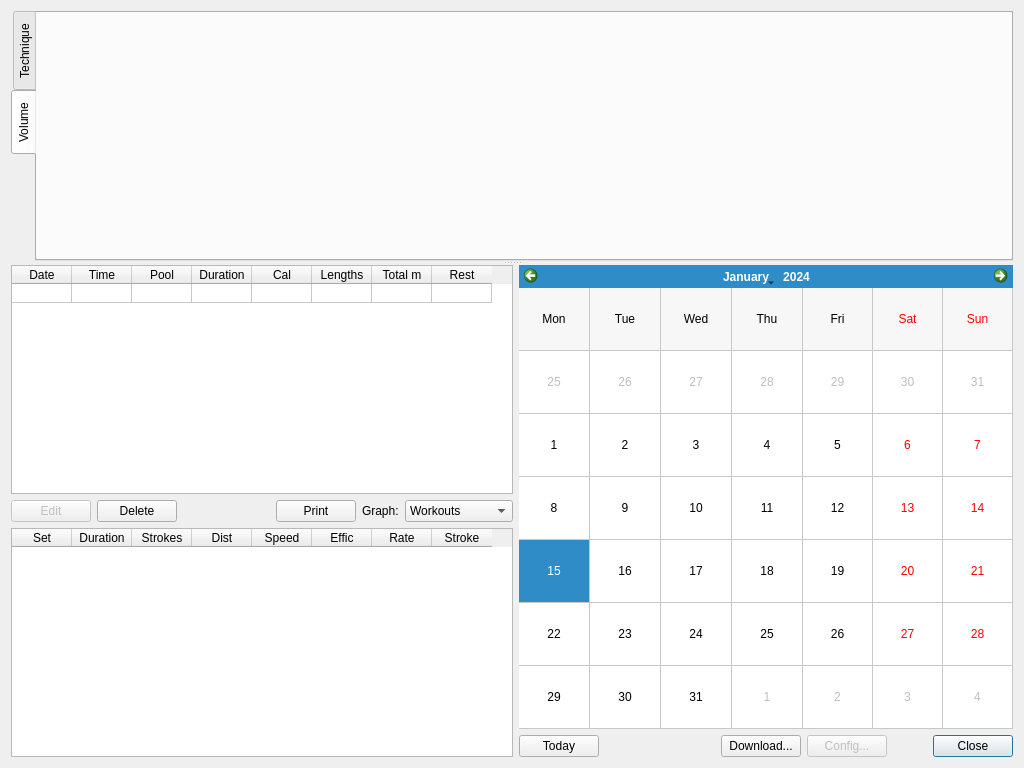
<?xml version="1.0" encoding="UTF-8"?>
<ui version="4.0">
 <class>Summary</class>
 <widget class="QDialog" name="Summary">
  <property name="geometry">
   <rect>
    <x>0</x>
    <y>0</y>
    <width>1024</width>
    <height>768</height>
   </rect>
  </property>
  <property name="windowTitle">
   <string>PoolMate Viewer</string>
  </property>
  <layout class="QGridLayout" name="gridLayout">
   <item row="0" column="0">
    <widget class="QSplitter" name="splitter">
     <property name="orientation">
      <enum>Qt::Vertical</enum>
     </property>
     <widget class="QTabWidget" name="tabs">
      <property name="sizePolicy">
       <sizepolicy hsizetype="Expanding" vsizetype="Maximum">
        <horstretch>0</horstretch>
        <verstretch>0</verstretch>
       </sizepolicy>
      </property>
      <property name="minimumSize">
       <size>
        <width>0</width>
        <height>250</height>
       </size>
      </property>
      <property name="tabPosition">
       <enum>QTabWidget::West</enum>
      </property>
      <property name="currentIndex">
       <number>1</number>
      </property>
      <widget class="QWidget" name="technique">
       <attribute name="title">
        <string>Technique</string>
       </attribute>
       <layout class="QHBoxLayout" name="horizontalLayout">
        <item>
         <widget class="GraphWidget" name="graphWidget" native="true"/>
        </item>
       </layout>
      </widget>
      <widget class="QWidget" name="volume">
       <attribute name="title">
        <string>Volume</string>
       </attribute>
       <layout class="QHBoxLayout" name="horizontalLayout_2">
        <item>
         <widget class="GraphWidget" name="volumeWidget" native="true"/>
        </item>
       </layout>
      </widget>
     </widget>
     <widget class="QWidget" name="layoutWidget">
      <layout class="QHBoxLayout" name="bottomLayout">
       <item>
        <layout class="QVBoxLayout" name="verticalLayout">
         <item>
          <widget class="QTableWidget" name="workoutGrid">
           <property name="minimumSize">
            <size>
             <width>502</width>
             <height>0</height>
            </size>
           </property>
           <property name="alternatingRowColors">
            <bool>true</bool>
           </property>
           <property name="selectionMode">
            <enum>QAbstractItemView::ExtendedSelection</enum>
           </property>
           <property name="selectionBehavior">
            <enum>QAbstractItemView::SelectRows</enum>
           </property>
           <property name="rowCount">
            <number>1</number>
           </property>
           <property name="columnCount">
            <number>8</number>
           </property>
           <attribute name="horizontalHeaderDefaultSectionSize">
            <number>60</number>
           </attribute>
           <attribute name="horizontalHeaderMinimumSectionSize">
            <number>30</number>
           </attribute>
           <attribute name="verticalHeaderVisible">
            <bool>false</bool>
           </attribute>
           <attribute name="verticalHeaderDefaultSectionSize">
            <number>19</number>
           </attribute>
           <row/>
           <column>
            <property name="text">
             <string>Date</string>
            </property>
           </column>
           <column>
            <property name="text">
             <string>Time</string>
            </property>
           </column>
           <column>
            <property name="text">
             <string>Pool</string>
            </property>
           </column>
           <column>
            <property name="text">
             <string>Duration</string>
            </property>
           </column>
           <column>
            <property name="text">
             <string>Cal</string>
            </property>
           </column>
           <column>
            <property name="text">
             <string>Lengths</string>
            </property>
           </column>
           <column>
            <property name="text">
             <string>Total m</string>
            </property>
           </column>
           <column>
            <property name="text">
             <string>Rest</string>
            </property>
           </column>
           <item row="0" column="0">
            <property name="text">
             <string/>
            </property>
           </item>
           <item row="0" column="1">
            <property name="text">
             <string/>
            </property>
           </item>
           <item row="0" column="2">
            <property name="text">
             <string/>
            </property>
           </item>
           <item row="0" column="3">
            <property name="text">
             <string/>
            </property>
           </item>
           <item row="0" column="4">
            <property name="text">
             <string/>
            </property>
           </item>
           <item row="0" column="5">
            <property name="text">
             <string/>
            </property>
           </item>
           <item row="0" column="6">
            <property name="text">
             <string/>
            </property>
           </item>
           <item row="0" column="7">
            <property name="text">
             <string/>
            </property>
           </item>
          </widget>
         </item>
         <item>
          <layout class="QHBoxLayout" name="buttonLayout2">
           <item>
            <widget class="QPushButton" name="editButton">
             <property name="enabled">
              <bool>false</bool>
             </property>
             <property name="text">
              <string>Edit</string>
             </property>
            </widget>
           </item>
           <item>
            <widget class="QPushButton" name="deleteButton">
             <property name="enabled">
              <bool>true</bool>
             </property>
             <property name="text">
              <string>Delete</string>
             </property>
            </widget>
           </item>
           <item>
            <spacer name="horizontalSpacer_2">
             <property name="orientation">
              <enum>Qt::Horizontal</enum>
             </property>
             <property name="sizeType">
              <enum>QSizePolicy::MinimumExpanding</enum>
             </property>
             <property name="sizeHint" stdset="0">
              <size>
               <width>40</width>
               <height>20</height>
              </size>
             </property>
            </spacer>
           </item>
           <item>
            <widget class="QPushButton" name="printButton">
             <property name="text">
              <string>Print</string>
             </property>
            </widget>
           </item>
           <item>
            <widget class="QLabel" name="label">
             <property name="text">
              <string>Graph:</string>
             </property>
            </widget>
           </item>
           <item>
            <widget class="QComboBox" name="viewCombo">
             <item>
              <property name="text">
               <string>Workouts</string>
              </property>
             </item>
             <item>
              <property name="text">
               <string>Weekly</string>
              </property>
             </item>
             <item>
              <property name="text">
               <string>Monthly</string>
              </property>
             </item>
             <item>
              <property name="text">
               <string>Year by week</string>
              </property>
             </item>
             <item>
              <property name="text">
               <string>Year by month</string>
              </property>
             </item>
            </widget>
           </item>
          </layout>
         </item>
         <item>
          <widget class="QTableWidget" name="setGrid">
           <property name="minimumSize">
            <size>
             <width>501</width>
             <height>0</height>
            </size>
           </property>
           <property name="alternatingRowColors">
            <bool>true</bool>
           </property>
           <property name="selectionBehavior">
            <enum>QAbstractItemView::SelectRows</enum>
           </property>
           <attribute name="horizontalHeaderDefaultSectionSize">
            <number>60</number>
           </attribute>
           <attribute name="horizontalHeaderMinimumSectionSize">
            <number>30</number>
           </attribute>
           <attribute name="verticalHeaderVisible">
            <bool>false</bool>
           </attribute>
           <attribute name="verticalHeaderDefaultSectionSize">
            <number>19</number>
           </attribute>
           <column>
            <property name="text">
             <string>Set</string>
            </property>
           </column>
           <column>
            <property name="text">
             <string>Duration</string>
            </property>
           </column>
           <column>
            <property name="text">
             <string>Strokes</string>
            </property>
           </column>
           <column>
            <property name="text">
             <string>Dist</string>
            </property>
           </column>
           <column>
            <property name="text">
             <string>Speed</string>
            </property>
           </column>
           <column>
            <property name="text">
             <string>Effic</string>
            </property>
           </column>
           <column>
            <property name="text">
             <string>Rate</string>
            </property>
           </column>
           <column>
            <property name="text">
             <string>Stroke</string>
            </property>
           </column>
          </widget>
         </item>
        </layout>
       </item>
       <item>
        <layout class="QVBoxLayout" name="calendarLayout">
         <item>
          <widget class="CalendarWidget" name="calendarWidget">
           <property name="autoFillBackground">
            <bool>true</bool>
           </property>
           <property name="firstDayOfWeek">
            <enum>Qt::Monday</enum>
           </property>
           <property name="gridVisible">
            <bool>true</bool>
           </property>
           <property name="horizontalHeaderFormat">
            <enum>QCalendarWidget::ShortDayNames</enum>
           </property>
           <property name="verticalHeaderFormat">
            <enum>QCalendarWidget::NoVerticalHeader</enum>
           </property>
          </widget>
         </item>
         <item>
          <layout class="QHBoxLayout" name="buttonLayout">
           <item>
            <widget class="QPushButton" name="pushButton">
             <property name="text">
              <string>Today</string>
             </property>
            </widget>
           </item>
           <item>
            <spacer name="horizontalSpacer_3">
             <property name="orientation">
              <enum>Qt::Horizontal</enum>
             </property>
             <property name="sizeHint" stdset="0">
              <size>
               <width>40</width>
               <height>20</height>
              </size>
             </property>
            </spacer>
           </item>
           <item>
            <widget class="QPushButton" name="downloadButton">
             <property name="text">
              <string>Download...</string>
             </property>
            </widget>
           </item>
           <item>
            <widget class="QPushButton" name="configButton">
             <property name="enabled">
              <bool>false</bool>
             </property>
             <property name="text">
              <string>Config...</string>
             </property>
            </widget>
           </item>
           <item>
            <spacer name="horizontalSpacer">
             <property name="orientation">
              <enum>Qt::Horizontal</enum>
             </property>
             <property name="sizeType">
              <enum>QSizePolicy::Minimum</enum>
             </property>
             <property name="sizeHint" stdset="0">
              <size>
               <width>40</width>
               <height>20</height>
              </size>
             </property>
            </spacer>
           </item>
           <item>
            <widget class="QPushButton" name="closeButton">
             <property name="text">
              <string>Close</string>
             </property>
             <property name="default">
              <bool>true</bool>
             </property>
            </widget>
           </item>
          </layout>
         </item>
        </layout>
       </item>
      </layout>
     </widget>
    </widget>
   </item>
  </layout>
 </widget>
 <customwidgets>
  <customwidget>
   <class>GraphWidget</class>
   <extends>QWidget</extends>
   <header location="global">graphwidget.h</header>
   <container>1</container>
  </customwidget>
  <customwidget>
   <class>CalendarWidget</class>
   <extends>QCalendarWidget</extends>
   <header location="global">calendar.h</header>
  </customwidget>
 </customwidgets>
 <resources/>
 <connections>
  <connection>
   <sender>workoutGrid</sender>
   <signal>itemSelectionChanged()</signal>
   <receiver>Summary</receiver>
   <slot>workoutSelected()</slot>
   <hints>
    <hint type="sourcelabel">
     <x>63</x>
     <y>493</y>
    </hint>
    <hint type="destinationlabel">
     <x>4</x>
     <y>291</y>
    </hint>
   </hints>
  </connection>
  <connection>
   <sender>pushButton</sender>
   <signal>clicked()</signal>
   <receiver>calendarWidget</receiver>
   <slot>showToday()</slot>
   <hints>
    <hint type="sourcelabel">
     <x>575</x>
     <y>760</y>
    </hint>
    <hint type="destinationlabel">
     <x>631</x>
     <y>409</y>
    </hint>
   </hints>
  </connection>
  <connection>
   <sender>viewCombo</sender>
   <signal>activated(int)</signal>
   <receiver>Summary</receiver>
   <slot>scaleChanged(int)</slot>
   <hints>
    <hint type="sourcelabel">
     <x>507</x>
     <y>522</y>
    </hint>
    <hint type="destinationlabel">
     <x>528</x>
     <y>544</y>
    </hint>
   </hints>
  </connection>
  <connection>
   <sender>calendarWidget</sender>
   <signal>clicked(QDate)</signal>
   <receiver>Summary</receiver>
   <slot>selectedDate(QDate)</slot>
   <hints>
    <hint type="sourcelabel">
     <x>713</x>
     <y>464</y>
    </hint>
    <hint type="destinationlabel">
     <x>680</x>
     <y>544</y>
    </hint>
   </hints>
  </connection>
  <connection>
   <sender>downloadButton</sender>
   <signal>clicked()</signal>
   <receiver>Summary</receiver>
   <slot>syncButton()</slot>
   <hints>
    <hint type="sourcelabel">
     <x>831</x>
     <y>760</y>
    </hint>
    <hint type="destinationlabel">
     <x>747</x>
     <y>544</y>
    </hint>
   </hints>
  </connection>
  <connection>
   <sender>editButton</sender>
   <signal>clicked()</signal>
   <receiver>Summary</receiver>
   <slot>editButton()</slot>
   <hints>
    <hint type="sourcelabel">
     <x>42</x>
     <y>522</y>
    </hint>
    <hint type="destinationlabel">
     <x>6</x>
     <y>376</y>
    </hint>
   </hints>
  </connection>
  <connection>
   <sender>deleteButton</sender>
   <signal>clicked()</signal>
   <receiver>Summary</receiver>
   <slot>deleteButton()</slot>
   <hints>
    <hint type="sourcelabel">
     <x>122</x>
     <y>522</y>
    </hint>
    <hint type="destinationlabel">
     <x>3</x>
     <y>418</y>
    </hint>
   </hints>
  </connection>
  <connection>
   <sender>configButton</sender>
   <signal>clicked()</signal>
   <receiver>Summary</receiver>
   <slot>configButton()</slot>
   <hints>
    <hint type="sourcelabel">
     <x>909</x>
     <y>760</y>
    </hint>
    <hint type="destinationlabel">
     <x>832</x>
     <y>544</y>
    </hint>
   </hints>
  </connection>
  <connection>
   <sender>closeButton</sender>
   <signal>clicked()</signal>
   <receiver>Summary</receiver>
   <slot>close()</slot>
   <hints>
    <hint type="sourcelabel">
     <x>1016</x>
     <y>760</y>
    </hint>
    <hint type="destinationlabel">
     <x>942</x>
     <y>544</y>
    </hint>
   </hints>
  </connection>
  <connection>
   <sender>printButton</sender>
   <signal>clicked()</signal>
   <receiver>Summary</receiver>
   <slot>printButton()</slot>
   <hints>
    <hint type="sourcelabel">
     <x>341</x>
     <y>522</y>
    </hint>
    <hint type="destinationlabel">
     <x>377</x>
     <y>767</y>
    </hint>
   </hints>
  </connection>
  <connection>
   <sender>setGrid</sender>
   <signal>itemSelectionChanged()</signal>
   <receiver>Summary</receiver>
   <slot>setSelected()</slot>
   <hints>
    <hint type="sourcelabel">
     <x>224</x>
     <y>679</y>
    </hint>
    <hint type="destinationlabel">
     <x>245</x>
     <y>767</y>
    </hint>
   </hints>
  </connection>
 </connections>
 <slots>
  <slot>selectedDate(QDate)</slot>
  <slot>selectedWorkout(int,int)</slot>
  <slot>startDate(QDate)</slot>
  <slot>endDate(QDate)</slot>
  <slot>syncButton()</slot>
  <slot>configButton()</slot>
  <slot>deleteButton()</slot>
  <slot>editButton()</slot>
  <slot>display()</slot>
  <slot>workoutSelected()</slot>
  <slot>scaleChanged(int)</slot>
  <slot>printButton()</slot>
  <slot>setSelected()</slot>
 </slots>
</ui>
